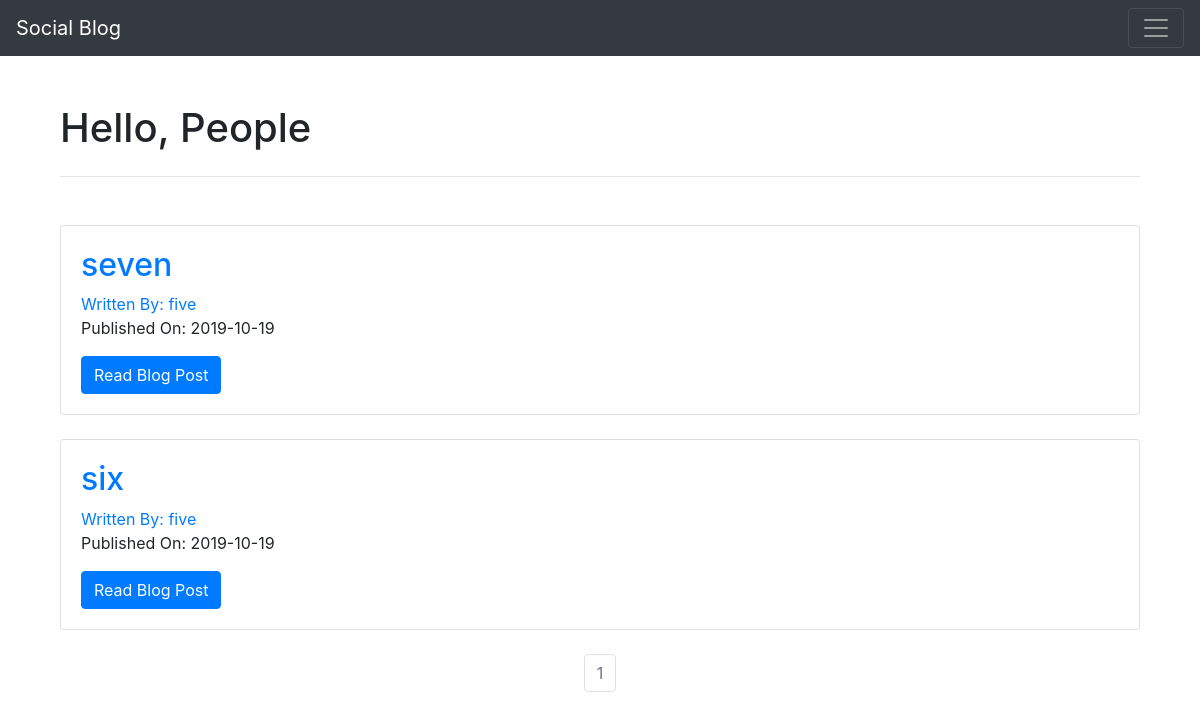
The page / on the database its author committed.
### puppycompanyblog/models.py (models this page shows, shortened)
class BlogPost(db.Model):
    users = db.relationship(User)
    id = db.Column(db.Integer,primary_key=True)
    user_id = db.Column(db.Integer,db.ForeignKey('users.id'),nullable=False)
    date = db.Column(db.DateTime,nullable=False,default=datetime.utcnow)
    title = db.Column(db.String(140),nullable=False)
    text = db.Column(db.Text,nullable=False)

class User(db.Model,UserMixin):
    __tablename__ = 'users'
    id = db.Column(db.Integer,primary_key=True)
    profile_image = db.Column(db.String(64),nullable=False,default='default_profile.jpg')
    email = db.Column(db.String(64),unique=True,index=True)
    username = db.Column(db.String(64),unique=True,index=True)
    password_hash = db.Column(db.String(128))
    posts = db.relationship('BlogPost',backref='author',lazy=True)

### puppycompanyblog/core/views.py (the view)
@core.route('/')
def index():
    page = request.args.get('page',1,type=int)
    blog_posts = BlogPost.query.order_by(BlogPost.date.desc()).paginate(page=page, per_page=5)
    return render_template('index.html', blog_posts=blog_posts)

### puppycompanyblog/templates/index.html
{% extends "base.html" %}
{% block content %}
  <br>
  <br>
  <div class = "container">
    {% if current_user.is_authenticated %}
    <h1>Hello, {{current_user.username}}</h1>
    {% else %}
    <h1>Hello, People</h1>
    {% endif %}
    <hr class="my-4">
  </div>
  <br>
  <div class="container">
    {% for post in blog_posts.items %}
    <div class="card">
      <div class="card-body">
        <h2><a class="card-title" href="{{url_for('blog_posts.blog_post', blog_post_id=post.id)}}">{{post.title}}</a></h2>
        <a href="{{url_for('users.user_posts', username=post.author.username)}}">Written By: {{post.author.username}}</a>
        <p>Published On: {{post.date.strftime('%Y-%m-%d')}}</p>
        <a class="btn btn-primary" href="{{url_for('blog_posts.blog_post', blog_post_id=post.id)}}">Read Blog Post</a>
      </div>
    </div>
    <br>
    {% endfor %}
  </div>
  <nav aria-label="Page Navigation example">
    <ul class="pagination justify-content-center">
        {% for page_num in blog_posts.iter_pages(left_edge=1, right_edge=1, left_current=1, right_current=2) %}
            {% if blog_posts.page == page_num %}
            <li class="page-item disabled">
                <a class = "page-link" href="{{url_for('core.index', page=page_num)}}">{{page_num}}</a>
            </li>
            {% else %}
            <li class="page-item">
                    <a class = "page-link" href="{{url_for('core.index', page=page_num)}}">{{page_num}}</a>
                </li>
            {% endif %}
        {% endfor %}
    </ul>
</nav>
{% endblock %}

### rows shown on the page
BlogPost: title "seven", author.username "five", date "2019-10-19"
BlogPost: title "six", author.username "five", date "2019-10-19"

### other values the page prints
{{ page_num }} "1"
